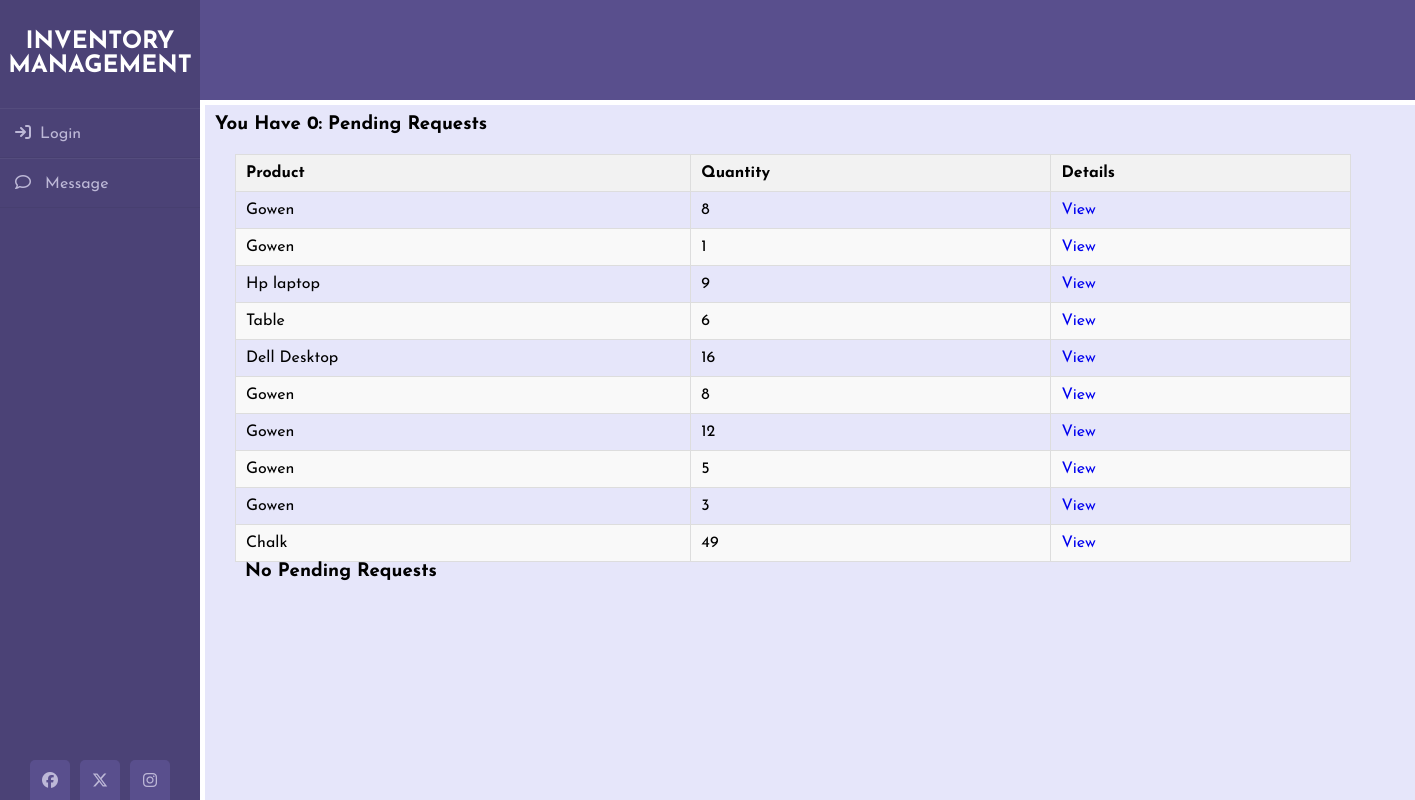
The page /storekeeper/ on the database its author committed.
### product/models.py (models this page shows, shortened)
class Product(models.Model):
    name = models.CharField(max_length=255)
    serial = models.CharField(max_length=255, null=True, blank=True)
    category = models.ForeignKey('Category', on_delete=models.SET_NULL, blank=True, null=True)
    description = models.TextField()
    price = models.DecimalField(max_digits=10, decimal_places=2)
    quantity = models.PositiveIntegerField()
    unit = models.CharField(max_length=200)
    added_by = models.ForeignKey(get_user_model(), on_delete=models.CASCADE, related_name='added_products')
    added_date = models.DateTimeField(auto_now_add=True)

### product/views.py (the view)
# urls.py: path('storekeeper/', StoreKeeperView.as_view(), name='store_keeper'),
class StoreKeeperView(View):
    template_name = 'products/storekeeper.html'
    def get(self, request, *args, **kwargs):
        products = Product.objects.all()
        pending_requests = Request.objects.filter(storekeeper_approval_status='pending')
        return render(request, self.template_name, {'products': products, 'pending_requests': pending_requests})

### templates/products/storekeeper.html (shortened to what this page needs)
{% extends 'base.html' %}
{% block content %}
<div class="wrapper">
  <div class="content">
    {% if pending_requests.count == 1 %}
      <h3>You Have {{ pending_requests.count }}: Pending Request</h3>
    {% else %}
      <h3>You Have {{ pending_requests.count }}: Pending Requests</h3>
    {% endif %}
    <table border="1">
      <thead>
        <tr>
          <th>Product</th>
          <th>Quantity</th>
          <th>Details</th>
        </tr>
      </thead>
      <tbody>
        {% for product in products %}
          <tr>
            <td>{{ product.name }}</td>
            <td>{{ product.quantity }}</td>
            <td><a href="{% url 'product_detail' product.id %}">View </a></td>
          </tr>
        {% endfor %}
      </tbody>
    </table>
    <div class="add">
      <ul>
        {% if pending_requests|length == 0 %}
          <h3>No Pending Requests</h3>
        {% endif %}
      </ul>
    </div>
  </div>
</div>
{% endblock content %}

### static/css/style.css (style rules this page uses)
* { margin: 0; padding: 0; box-sizing: border-box; list-style: none; text-decoration: none; font-family: 'Josefin Sans', sans-serif; }
body { background-color: #ffffff; }
.wrapper { display: flex; position: relative; }
.wrapper .content { margin-left: 205px; margin-top: 105px; background-color:#E6E6FA; padding: 10px; position: absolute; width: 100%; overflow-y: auto; white-space: nowrap; min-height: calc(100vh - 105px); }
.wrapper .content .add { margin-left: 20px; padding-left: 10px; }
.wrapper .content table { margin-left: 20px; padding-left: 10px; border-collapse: collapse; margin-top: 20px; width: 80%; }
.wrapper .content table th, .wrapper .content table td { padding: 10px; text-align: left; border: 1px solid #ddd; }
.wrapper .content table thead { background-color: #f2f2f2; }
.wrapper .content table tbody tr:nth-child(even) { background-color: #f9f9f9; }

### rows shown on the page
Product: name "Gowen", quantity "8"
Product: name "Gowen", quantity "1"
Product: name "Hp laptop", quantity "9"
Product: name "Table", quantity "6"
Product: name "Dell Desktop", quantity "16"
Product: name "Gowen", quantity "8"
Product: name "Gowen", quantity "12"
Product: name "Gowen", quantity "5"
Product: name "Gowen", quantity "3"
Product: name "Chalk", quantity "49"

### other values the page prints
{{ pending_requests.count }} "0"
